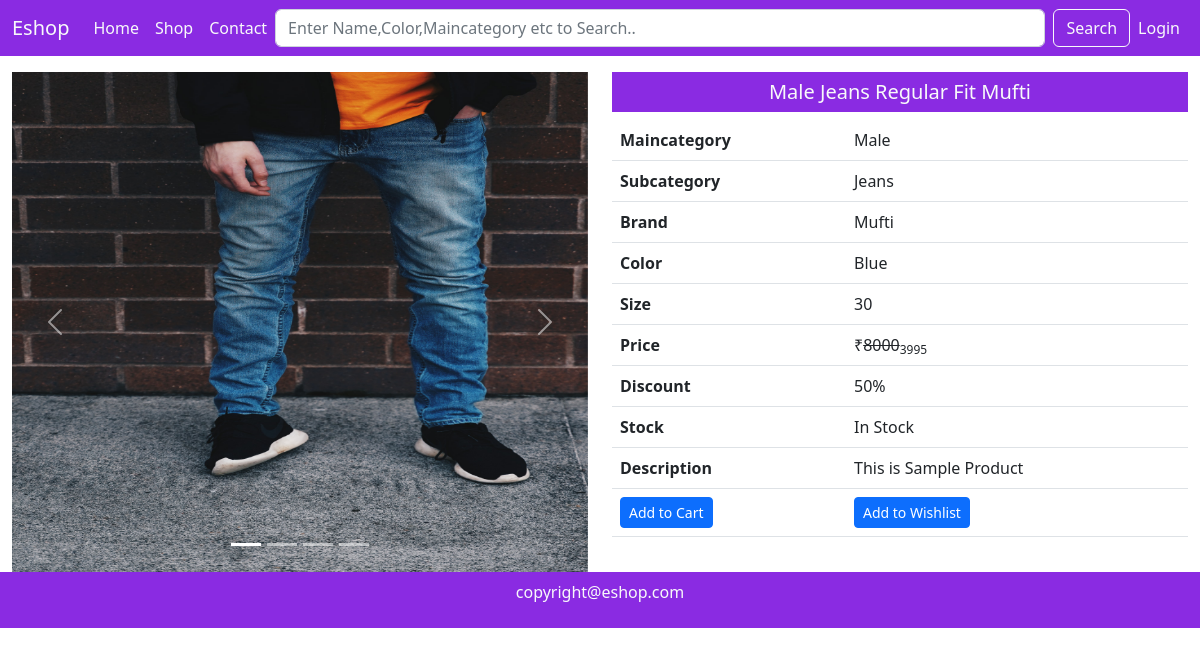
The app's page /single-product/1/ with its own data.
### mainapp/models.py (models this page shows, shortened)
class Product(models.Model):
    id = models.AutoField(primary_key=True)
    name = models.CharField(max_length=50)
    maincategory = models.ForeignKey(Maincategory,on_delete=models.CASCADE)
    subcategory = models.ForeignKey(Subcategory,on_delete=models.CASCADE)
    brand = models.ForeignKey(Brand,on_delete=models.CASCADE)
    color = models.CharField(max_length=20)
    size = models.CharField(max_length=20)
    stock = models.CharField(max_length=20,default="In Stock",null=True,blank=True)
    description = models.TextField()
    baseprice = models.IntegerField()
    discount = models.IntegerField(default=0,null=True,blank=True)
    finalprice = models.IntegerField()
    pic1 = models.ImageField(upload_to="uploads",default="",null=True,blank=True)
    pic2 = models.ImageField(upload_to="uploads",default="",null=True,blank=True)
    pic3 = models.ImageField(upload_to="uploads",default="",null=True,blank=True)
    pic4 = models.ImageField(upload_to="uploads",default="",null=True,blank=True)

class Maincategory(models.Model):
    id = models.AutoField(primary_key=True)
    name = models.CharField(max_length=20)
    def __str__(self):
        return self.name

class Subcategory(models.Model):
    id = models.AutoField(primary_key=True)
    name = models.CharField(max_length=20)
    def __str__(self):
        return self.name

class Brand(models.Model):
    id = models.AutoField(primary_key=True)
    name = models.CharField(max_length=20)
    def __str__(self):
        return self.name

### mainapp/views.py (the view)
# urls.py: path('single-product/<int:id>/', views.singleProduct),
def singleProduct(Request,id):
  data = Product.objects.get(id=id)
  return render(Request, "single-product.html",{'data':data})

### mainapp/templates/single-product.html (shortened to what this page needs)
{% extends 'index.html' %}  {% block content %}
<div class="container-fluid mt-3">
  <div class="row">
    <div class="col-md-6 col-12">
      <div
        id="carouselExampleIndicators"
        class="carousel slide"
        data-bs-ride="true"
      >
        <div class="carousel-indicators">
          <button
            type="button"
            data-bs-target="#carouselExampleIndicators"
            data-bs-slide-to="0"
            class="active"
            aria-current="true"
            aria-label="Slide 1"
          ></button>
          <button
            type="button"
            data-bs-target="#carouselExampleIndicators"
            data-bs-slide-to="1"
            aria-label="Slide 2"
          ></button>
          <button
            type="button"
            data-bs-target="#carouselExampleIndicators"
            data-bs-slide-to="2"
            aria-label="Slide 3"
          ></button>
          <button
            type="button"
            data-bs-target="#carouselExampleIndicators"
            data-bs-slide-to="3"
            aria-label="Slide 4"
          ></button>
        </div>
        <div class="carousel-inner">
          <div class="carousel-item active">
            <img
              src="{{data.pic1.url}}"
              height="500px"
              class="d-block w-100"
              alt="..."
            />
          </div>
        </div>
        <button
          class="carousel-control-prev"
          type="button"
          data-bs-target="#carouselExampleIndicators"
          data-bs-slide="prev"
        >
          <span class="carousel-control-prev-icon" aria-hidden="true"></span>
        </button>
        <button
          class="carousel-control-next"
          type="button"
          data-bs-target="#carouselExampleIndicators"
          data-bs-slide="next"
        >
          <span class="carousel-control-next-icon" aria-hidden="true"></span>
        </button>
      </div>
    </div>
    <div class="col-md-6 col-12">
      <h5 class="background text-light text-center p-2">{{data.name}}</h5>
      <div class="table-responsive">
        <table class="table">
          <tr>
            <th>Maincategory</th>
            <td>{{data.maincategory}}</td>
          </tr>
          <tr>
            <th>Subcategory</th>
            <td>{{data.subcategory}}</td>
          </tr>
          <tr>
            <th>Brand</th>
            <td>{{data.brand}}</td>
          </tr>
          <tr>
            <th>Color</th>
            <td>{{data.color}}</td>
          </tr>
          <tr>
            <th>Size</th>
            <td>{{data.size}}</td>
          </tr>
          <tr>
            <th>Price</th>
            <td>
              &#8377;<del>{{data.baseprice}}</del><sub>{{data.finalprice}}</sub>
            </td>
          </tr>
          <tr>
            <th>Discount</th>
            <td>{{data.discount}}%</td>
          </tr>
          <tr>
            <th>Stock</th>
            <td>{{data.stock}}</td>
          </tr>
          <tr>
            <th>Description</th>
            <td>{{data.description}}</td>
          </tr>
          <tr>
            <th>
              <a href="/add-to-cart/{{data.id}}" class="btn btn-primary btn-sm"
                >Add to Cart</a
              >
            </th>
            <td>
              <a
                href="/add-to-wishlist/{{data.id}}"
                class="btn btn-primary btn-sm"
                >Add to Wishlist</a
              >
            </td>
          </tr>
        </table>
      </div>
    </div>
  </div>
</div>
{% endblock content %}

### mainapp/static/css/style.css (style rules this page uses)
.background { background-color: blueviolet; }

### records on screen
Product: pic1 (picture), name "Male Jeans Regular Fit Mufti", maincategory "Male", subcategory "Jeans", brand "Mufti", color "Blue", size "30", baseprice "8000", finalprice "3995", discount "50", stock "In Stock", description "This is Sample Product"
